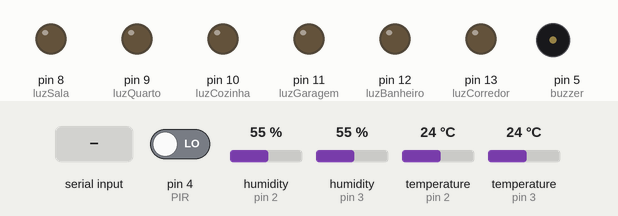
This sketch was run on a simulated Arduino Uno, built with avr-gcc and run on an emulated ATmega328P. Shown: output pins drawn as LEDs (lit = HIGH), buzzer (waves = sounding). Wiring (inferred from the names in the program): 2 × DHT11 sensor: data pin 2 / data pin 3. The inputs (shaded band) are chosen by the test bench; at power-on: pin 4 (PIR) LOW, humidity (sensors on pin 2, pin 3) 55 %, temperature (sensors on pin 2, pin 3) 24 °C. What the sketch prints to the serial monitor is not drawn.

Above: at 3.6 s.
3.7 s: pin 4 (PIR) driven HIGH
At 5.7 s:
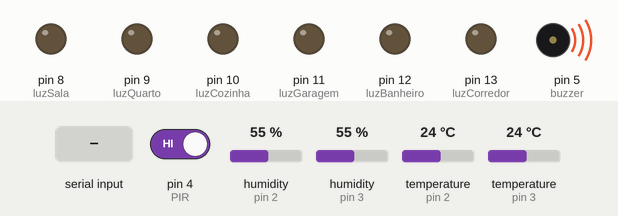
11.1 s: "a" received over Serial
At 12.5 s:
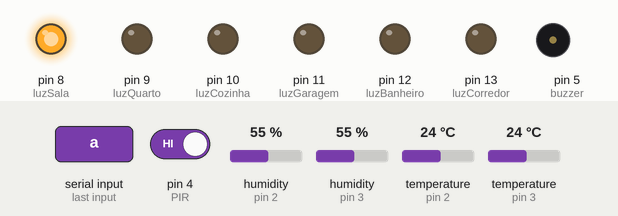
17.7 s: "b" received over Serial
At 21.9 s:
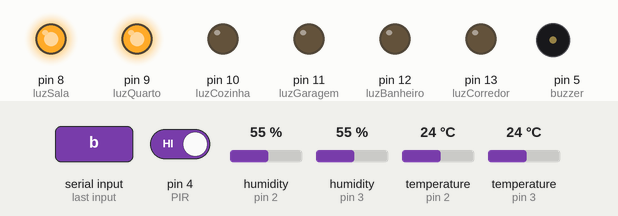
25.3 s: "c" received over Serial
At 26.0 s:
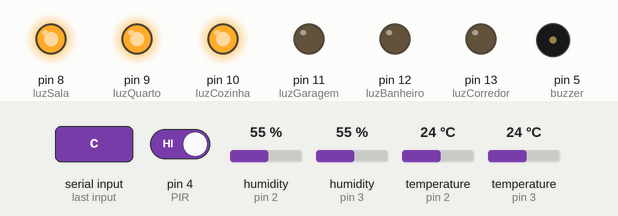
32.9 s: "d" received over Serial
At 35.4 s:
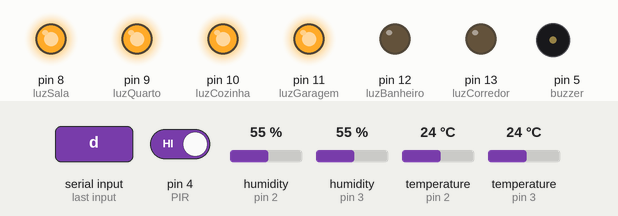
40.4 s: "e" received over Serial
At 44.9 s:
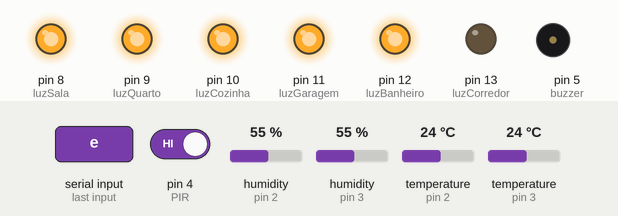
Timing chart, 0 to 48.5 s (numbered marks = the images above; inputs shaded):
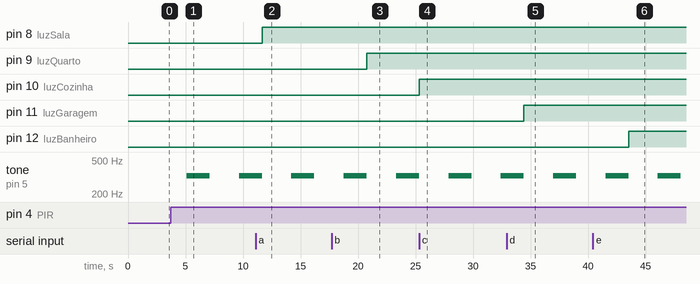

Measured:
- after the input at 3.7 s, tone on pin 5 (buzzer): silent → 329 Hz after 1.4 s, → silent 2.0 s later, → 329 Hz 2.6 s later
- after the input at 11.1 s, pin 8 (luzSala): LOW → HIGH after 0.55 s
- after the input at 17.7 s, pin 9 (luzQuarto): LOW → HIGH after 3.1 s
- after the input at 25.3 s, pin 10 (luzCozinha): LOW → HIGH at once
- after the input at 32.9 s, pin 11 (luzGaragem): LOW → HIGH after 1.5 s
- after the input at 40.4 s, pin 12 (luzBanheiro): LOW → HIGH after 3.1 s

The sketch:

arduino_temperatura.ino
```cpp
#include <stdio.h>
#include "DHT.h"

#define buzzer 5          //Pino do buzzer
#define DHTPIN 2          //Pino do Primeiro sensor DHT
#define DHTPIN2 3         //Pino do Segundo sensor  DHT
#define DHTTYPE DHT22     //DHT 22  (AM2302)
#define DHTTYPE2 DHT11    //DHT 11
#define PIR 4             //Pino do sensor PIR
#define luzSala 8         //Pino do led da Sala
#define luzQuarto 9       //Pino do led do Quarto
#define luzCozinha 10     //Pino do led da Cozinha
#define luzGaragem 11     //Pino do led da Garagem
#define luzBanheiro 12    //Pino do led do Banheiro
#define luzCorredor 13    //Pino do led do Corredor

int i = 0;
int a = 0;
int b = 0;
int c = 0;
int d = 0;
int e = 0;
int f = 0;
int valorSensorPIR = 0;
int tom = 1500;

DHT dht(DHTPIN, DHTTYPE);
DHT dht2(DHTPIN2, DHTTYPE2);

void setup() {
  pinMode(buzzer, OUTPUT);
  pinMode(luzSala, OUTPUT);
  pinMode(luzQuarto, OUTPUT);
  pinMode(luzCozinha, OUTPUT);
  pinMode(luzGaragem, OUTPUT);
  pinMode(luzBanheiro, OUTPUT);
  pinMode(luzCorredor, OUTPUT);
  pinMode(PIR, INPUT);
  Serial.begin(9600);
  dht.begin();
  dht2.begin();
}

void loop() {
  // Delay entre as medições.
  delay(2000);

  // Lendo temperaturas ou umidade por volta de 2 segundos (sensor é lento)
  int u = dht.readHumidity();
  // Ler a temperatura em Celsius
  int t = dht.readTemperature();
  // Lendo temperaturas ou umidade por volta de 2 segundos (sensor é lento)
  int u2 = dht2.readHumidity();
  // Ler a temperatura em Celsius
  int t2 = dht2.readTemperature();

  valorSensorPIR = digitalRead(PIR);
  //Verificando se ocorreu detecção de movimentos
  if (valorSensorPIR == 1) {
    tom = 329;
    ligarAlarme();
  } else {
    desligarAlarme();
  }

  // Verfifica e indica erro de not a number na leitura e tenta novamente
  if (isnan(u) || isnan(t)) {
    Serial.println("E!");
    return;
  }

  if (isnan(u2) || isnan(t2)) {
    Serial.println("E!");
    return;
  }

  //lendo da serial, caso tenha algum dado recebendo
  if (Serial.available()){

    switch(Serial.read()){

      case 'a': //Ligar a LUZ da Sala
        if(a == 0){
          digitalWrite(luzSala, HIGH);
          a = 1;
          break;
        } else{
          digitalWrite(luzSala, LOW);
          a = 0;
          break;
        }


      case 'b': //Ligar a LUZ do Quarto
        if(b == 0){
          digitalWrite(luzQuarto, HIGH);
          b = 1;
          break;
        } else{
          digitalWrite(luzQuarto, LOW);
          b = 0;
          break;
        }


      case 'c': //Ligar a LUZ da Cozinha
        if(c == 0){
          digitalWrite(luzCozinha, HIGH);
          c = 1;
          break;
        } else{
          digitalWrite(luzCozinha, LOW);
          c = 0;
          break;
        }

      case 'd': //Ligar a LUZ da Garagem
        if(d == 0){
          digitalWrite(luzGaragem, HIGH);
          d = 1;
          break;
        } else{
          digitalWrite(luzGaragem, LOW);
          d = 0;
          break;
        }

      case 'e': //Ligar a LUZ do Banheiro
        if(e == 0){
          digitalWrite(luzBanheiro, HIGH);
          e = 1;
          break;
        } else{
          digitalWrite(luzBanheiro, LOW);
          e = 0;
          break;
        }

      case 'f': //Ligar a LUZ do Corredor
        if(f == 0){
          digitalWrite(luzCorredor, HIGH);
          f = 1;
          break;
        } else{
          digitalWrite(luzCorredor, LOW);
          f = 0;
          break;
        }

       case 'p': //Ligar alarme sonoro
          tom = 1500;
          ligarAlarme();

    }
  }

    char buffer [50];
     //Temperatura dht22 || temperatura dht11 || PIR || SALA || QUARTO || COZINHA || GARAGEM || BANHEIRO || CORREDOR
     i=sprintf (buffer, "%d %d %d %d %d %d %d %d %d\n", t, t2, valorSensorPIR, a, b, c, d, e, f);
    for(int l= 0; l<=i; l++)
    Serial.print(buffer[l]);
}

void ligarAlarme() {
  //Ligando o buzzer com uma frequencia de 1500 hz.
  tone(buzzer, tom);
  delay(2000); //tempo que o buzzer toca

  desligarAlarme();
}

void desligarAlarme() {
  //Desligando o buzzer
  noTone(buzzer);
}
```

DHT.cpp
```cpp
// (licence header left out)
#include "DHT.h"

DHT::DHT(uint8_t pin, uint8_t type, uint8_t count) {
  _pin = pin;
  _type = type;
  _count = count;
  firstreading = true;
}

void DHT::begin(void) {
  // set up the pins!
  pinMode(_pin, INPUT);
  digitalWrite(_pin, HIGH);
  _lastreadtime = 0;
}

//boolean S == Scale.  True == Farenheit; False == Celcius
float DHT::readTemperature(bool S) {
  float f;

  if (read()) {
    switch (_type) {
    case DHT11:
      f = data[2];
      if(S)
      	f = convertCtoF(f);

      return f;
    case DHT22:
    case DHT21:
      f = data[2] & 0x7F;
      f *= 256;
      f += data[3];
      f /= 10;
      if (data[2] & 0x80)
	f *= -1;
      if(S)
	f = convertCtoF(f);

      return f;
    }
  }
  return NAN;
}

float DHT::convertCtoF(float c) {
	return c * 9 / 5 + 32;
}

float DHT::convertFtoC(float f) {
  return (f - 32) * 5 / 9;
}

float DHT::readHumidity(void) {
  float f;
  if (read()) {
    switch (_type) {
    case DHT11:
      f = data[0];
      return f;
    case DHT22:
    case DHT21:
      f = data[0];
      f *= 256;
      f += data[1];
      f /= 10;
      return f;
    }
  }
  return NAN;
}

float DHT::computeHeatIndex(float tempFahrenheit, float percentHumidity) {
  // Adapted from equation at: https://github.com/adafruit/DHT-sensor-library/issues/9 and
  // Wikipedia: http://en.wikipedia.org/wiki/Heat_index
  return -42.379 +
           2.04901523 * tempFahrenheit +
          10.14333127 * percentHumidity +
          -0.22475541 * tempFahrenheit*percentHumidity +
          -0.00683783 * pow(tempFahrenheit, 2) +
          -0.05481717 * pow(percentHumidity, 2) +
           0.00122874 * pow(tempFahrenheit, 2) * percentHumidity +
           0.00085282 * tempFahrenheit*pow(percentHumidity, 2) +
          -0.00000199 * pow(tempFahrenheit, 2) * pow(percentHumidity, 2);
}


boolean DHT::read(void) {
  uint8_t laststate = HIGH;
  uint8_t counter = 0;
  uint8_t j = 0, i;
  unsigned long currenttime;

  // Check if sensor was read less than two seconds ago and return early
  // to use last reading.
  currenttime = millis();
  if (currenttime < _lastreadtime) {
    // ie there was a rollover
    _lastreadtime = 0;
  }
  if (!firstreading && ((currenttime - _lastreadtime) < 2000)) {
    return true; // return last correct measurement
    //delay(2000 - (currenttime - _lastreadtime));
  }
  firstreading = false;
  /*
    Serial.print("Currtime: "); Serial.print(currenttime);
    Serial.print(" Lasttime: "); Serial.print(_lastreadtime);
  */
  _lastreadtime = millis();

  data[0] = data[1] = data[2] = data[3] = data[4] = 0;

  // pull the pin high and wait 250 milliseconds
  digitalWrite(_pin, HIGH);
  delay(250);

  // now pull it low for ~20 milliseconds
  pinMode(_pin, OUTPUT);
  digitalWrite(_pin, LOW);
  delay(20);
  noInterrupts();
  digitalWrite(_pin, HIGH);
  delayMicroseconds(40);
  pinMode(_pin, INPUT);

  // read in timings
  for ( i=0; i< MAXTIMINGS; i++) {
    counter = 0;
    while (digitalRead(_pin) == laststate) {
      counter++;
      delayMicroseconds(1);
      if (counter == 255) {
        break;
      }
    }
    laststate = digitalRead(_pin);

    if (counter == 255) break;

    // ignore first 3 transitions
    if ((i >= 4) && (i%2 == 0)) {
      // shove each bit into the storage bytes
      data[j/8] <<= 1;
      if (counter > _count)
        data[j/8] |= 1;
      j++;
    }

  }

  interrupts();

  /*
  Serial.println(j, DEC);
  Serial.print(data[0], HEX); Serial.print(", ");
  Serial.print(data[1], HEX); Serial.print(", ");
  Serial.print(data[2], HEX); Serial.print(", ");
  Serial.print(data[3], HEX); Serial.print(", ");
  Serial.print(data[4], HEX); Serial.print(" =? ");
  Serial.println(data[0] + data[1] + data[2] + data[3], HEX);
  */

  // check we read 40 bits and that the checksum matches
  if ((j >= 40) &&
      (data[4] == ((data[0] + data[1] + data[2] + data[3]) & 0xFF)) ) {
    return true;
  }


  return false;

}
```

DHT.h
```cpp
#ifndef DHT_H
#define DHT_H
#if ARDUINO >= 100
 #include "Arduino.h"
#else
 #include "WProgram.h"
#endif

/* DHT library

MIT license
written by Adafruit Industries
*/

// how many timing transitions we need to keep track of. 2 * number bits + extra
#define MAXTIMINGS 85

#define DHT11 11
#define DHT22 22
#define DHT21 21
#define AM2301 21

class DHT {
 private:
  uint8_t data[6];
  uint8_t _pin, _type, _count;
  unsigned long _lastreadtime;
  boolean firstreading;

 public:
  DHT(uint8_t pin, uint8_t type, uint8_t count=6);
  void begin(void);
  float readTemperature(bool S=false);
  float convertCtoF(float);
  float convertFtoC(float);
  float computeHeatIndex(float tempFahrenheit, float percentHumidity);
  float readHumidity(void);
  boolean read(void);

};
#endif
```
